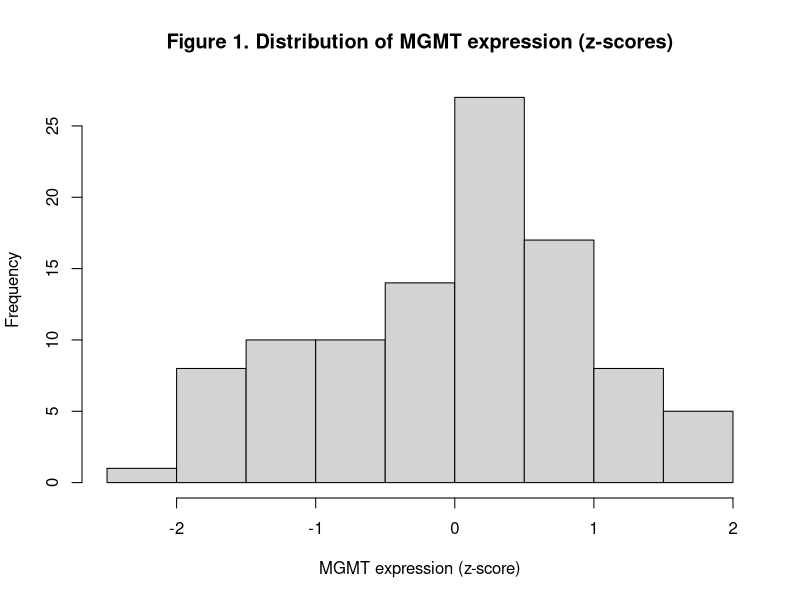
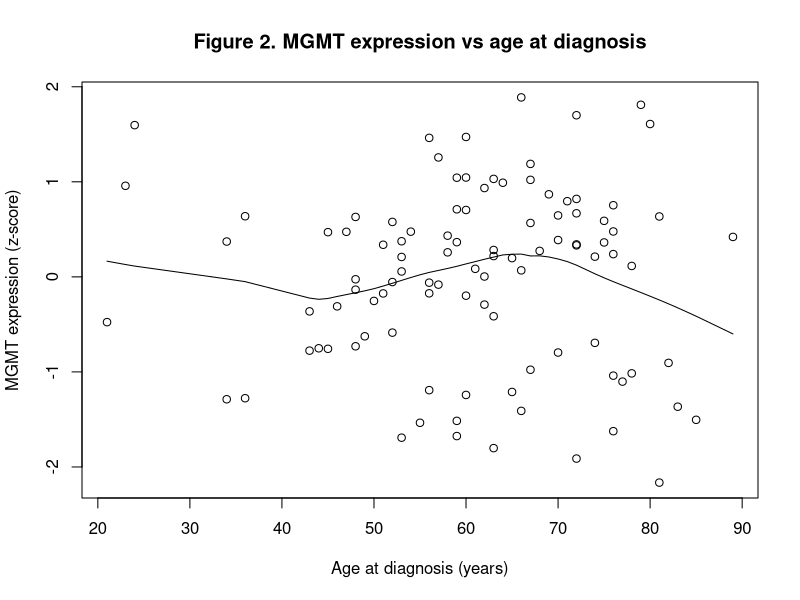
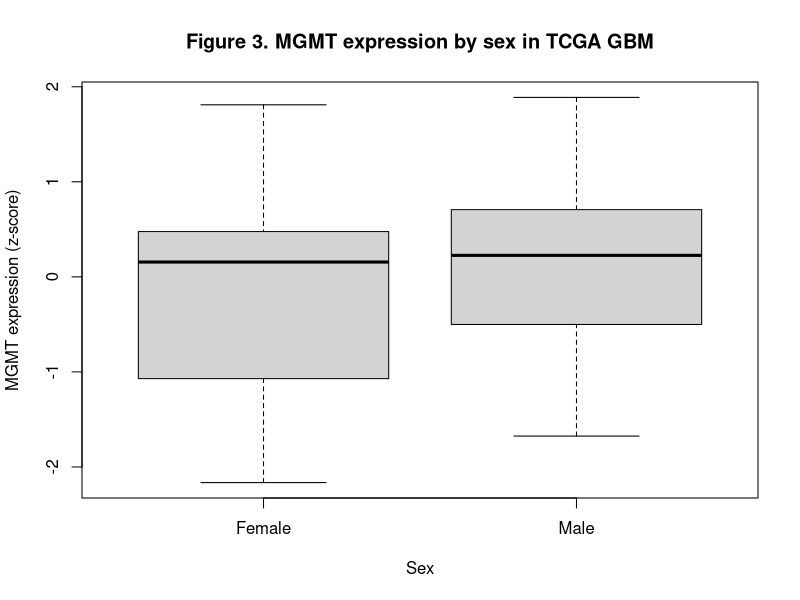
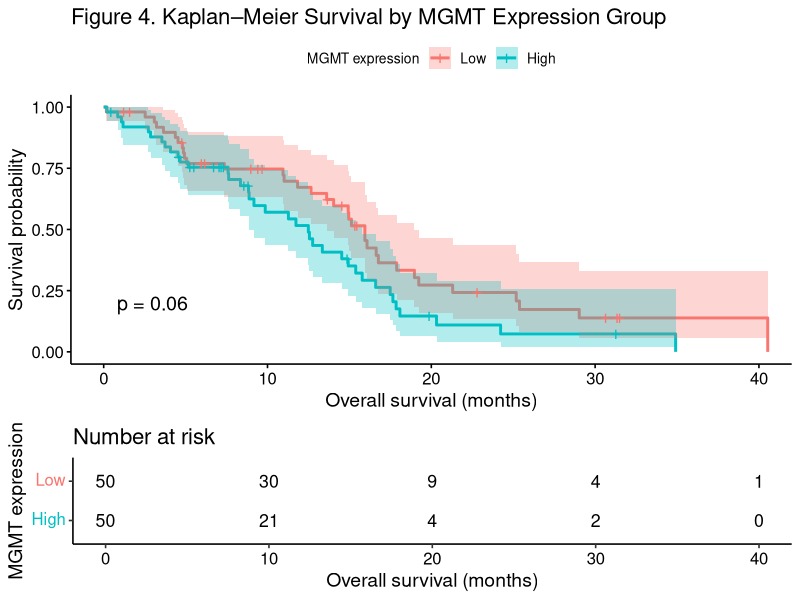

Write the R code that produced these figures, in order.
## ---- chunk 1
library(dplyr)
gbm_clean <- read.csv("GBM_MGMT_final_dataset.csv")

#dim(gbm_clean)
head(gbm_clean)
## ---- chunk 2
# Pearson correlation between MGMT and age
cor_age <- cor.test(gbm_clean$MGMT, gbm_clean$Diagnosis.Age, method = "pearson")
cor_age

# Simple linear regression: MGMT ~ Age
fit_age <- lm(MGMT ~ Diagnosis.Age, data = gbm_clean)
summary(fit_age)
## ---- chunk 3
hist(gbm_clean$MGMT,
     main = "Figure 1. Distribution of MGMT expression (z-scores)",
     xlab = "MGMT expression (z-score)")
## ---- chunk 4
plot(gbm_clean$Diagnosis.Age, gbm_clean$MGMT,
     xlab = "Age at diagnosis (years)",
     ylab = "MGMT expression (z-score)",
     main = "Figure 2. MGMT expression vs age at diagnosis")
lines(lowess(gbm_clean$Diagnosis.Age, gbm_clean$MGMT))
## ---- chunk 5
# Ensure Sex is a factor
gbm_clean$Sex <- factor(gbm_clean$Sex)

# Group summaries
tapply(gbm_clean$MGMT, gbm_clean$Sex, summary)

# Welch two-sample t-test
tt_sex <- t.test(MGMT ~ Sex, data = gbm_clean)
tt_sex

# Wilcoxon rank-sum test (non-parametric)
wilcox_sex <- wilcox.test(MGMT ~ Sex, data = gbm_clean)
wilcox_sex
## ---- chunk 6
boxplot(MGMT ~ Sex,
        data = gbm_clean,
        xlab = "Sex",
        ylab = "MGMT expression (z-score)",
        main = "Figure 3. MGMT expression by sex in TCGA GBM")
## ---- chunk 7
library(dplyr)
library(survival)
library(survminer)

# gbm_clean is assumed to be already loaded from Part I
#dim(gbm_clean)
head(gbm_clean)
## ---- chunk 8

# Create survival dataset from gbm_clean
gbm_surv <-
  gbm_clean |>
  mutate(
    # Event: 1 = death, 0 = censored
    OS_event = ifelse(grepl("DECEASED|Dead|1", OS_STATUS, ignore.case = TRUE), 1, 0),
    OS_MONTHS = as.numeric(OS_MONTHS)
  )

# Check event distribution and survival times
table(gbm_surv$OS_event)
summary(gbm_surv$OS_MONTHS)

# Define MGMT high/low group based on median
median_mgmt <- median(gbm_surv$MGMT, na.rm = TRUE)

gbm_surv <-
  gbm_surv |>
  mutate(
    MGMT_group = ifelse(MGMT >= median_mgmt, "High", "Low"),
    MGMT_group = factor(MGMT_group, levels = c("Low", "High"))
  )

table(gbm_surv$MGMT_group)
## ---- chunk 9
# Kaplan–Meier fit
km_fit <- survfit(Surv(OS_MONTHS, OS_event) ~ MGMT_group, data = gbm_surv)
summary(km_fit)

# Log-rank test
logrank <- survdiff(Surv(OS_MONTHS, OS_event) ~ MGMT_group, data = gbm_surv)
logrank

# Log-rank p-value
p_logrank <- 1 - pchisq(logrank$chisq, df = length(logrank$n) - 1)
p_logrank
## ---- chunk 10
ggsurvplot(
  km_fit,
  data = gbm_surv,
  conf.int = TRUE,
  pval = TRUE,
  risk.table = TRUE,
  legend.title = "MGMT expression",
  legend.labs = c("Low", "High"),
  xlab = "Overall survival (months)",
  ylab = "Survival probability",
  title = "Figure 4. Kaplan–Meier Survival by MGMT Expression Group",
  risk.table.height = 0.3,
  surv.plot.height  = 0.7
)
## ---- chunk 11
cox_fit <- coxph(
  Surv(OS_MONTHS, OS_event) ~ MGMT_group + Diagnosis.Age + Sex,
  data = gbm_surv)

summary(cox_fit)
## ---- chunk 12
alpha <- 0.05
beta  <- 0.20          # 1 - power = 0.2 → power = 0.8
z_alpha <- qnorm(1 - alpha/2)
z_beta  <- qnorm(1 - beta)

HR   <- 1.56           # Use the observed HR as the target effect size
p1   <- 0.5            # Proportion in the MGMT-high group (median split → ~0.5)

# Required number of events for the log-rank/Cox test
E_needed <- (z_alpha + z_beta)^2 / ((log(HR)^2) * p1 * (1 - p1))
E_needed

# Estimate required total sample size based on the observed event rate
event_rate <- mean(gbm_surv$OS_event)
N_needed   <- E_needed / event_rate
N_needed

## ---- chunk 13
library(dplyr)

# 1. read two files
clinical <- read.delim("gbm_tcga_pan_can_atlas_2018_clinical_data.tsv", sep = "\t")
expr     <- read.delim("mRNA expression z-scores relative to all samples (log RNA Seq V2 RSEM).txt", sep = "\t")

# 2. Sample ID match the name
names(clinical)[names(clinical) %in% c("Sample.ID", "Sample ID")] <- "Sample_ID"
names(expr)[names(expr) == "SAMPLE_ID"] <- "Sample_ID"

# 3. Primary GBM selection
clinical_primary <-
  clinical |>
  filter(Tumor.Type %in% c("Glioblastoma Multiforme (GBM)",
                           "Glioblastoma Multiforme (GBM), Untreated"))

# 4. Clinical + Expression merge
gbm_merged <- merge(clinical_primary, expr, by = "Sample_ID", all.x = TRUE)

# 5. OS colomn names simplify
gbm_merged <-
  gbm_merged |>
  rename(
    OS_MONTHS = Overall.Survival..Months.,
    OS_STATUS = Overall.Survival.Status
  )

# 6. get rid of NAs
gbm_clean <-
  gbm_merged |>
  select(
    Sample_ID,
    Patient.ID,
    Diagnosis.Age,
    Sex,
    OS_MONTHS,
    OS_STATUS,
    Tumor.Type,
    MGMT
  ) |>
  filter(
    !is.na(MGMT),
    !is.na(Diagnosis.Age),
    !is.na(Sex),
    !is.na(OS_MONTHS),
    !is.na(OS_STATUS)
  )

# gbm_clean |> dim()
gbm_clean |> head()


# write.csv(gbm_clean, "GBM_MGMT_final_dataset.csv", row.names = FALSE)
